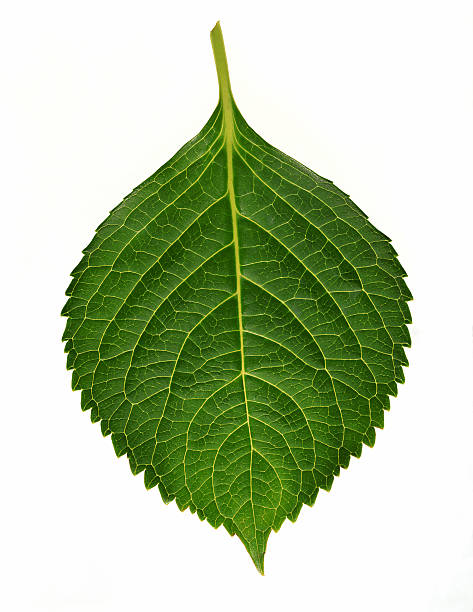
#> input picture leaf_images/leaf2.jpg, 473 x 612 px, found by its file name
$ python rm_bg.py
#> lines starting #> are read from the running program, lines starting #| are printed output that depends on the picture; after the words box and inside, x2 and y2 are one past the last pixel; in counts of white or black regions, pixels touching at a corner belong together
import os
import cv2
import numpy as np

test_image_path = "leaf2.jpg"

main_img = cv2.imread(test_image_path)
#> main_img is the input picture: shape (612, 473, 3); mean B, G, R 169.7, 201.2, 186
img = cv2.cvtColor(main_img, cv2.COLOR_BGR2RGB)

# Resizing the image
resized_image = cv2.resize(img, (1600, 1200))
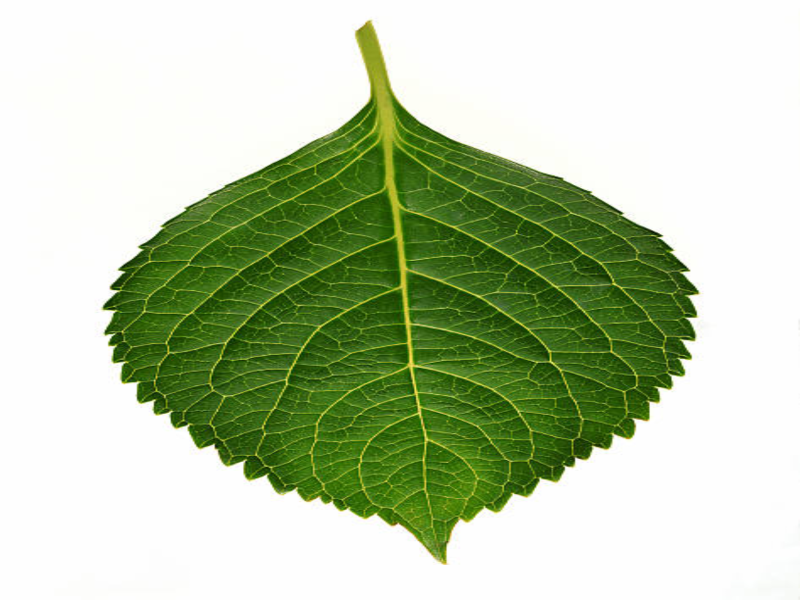
#> resized_image: shape (1200, 1600, 3) (shown at 1/2 size); mean R, G, B 186, 201.2, 169.6

# Convert to grayscale
gs = cv2.cvtColor(resized_image, cv2.COLOR_RGB2GRAY)
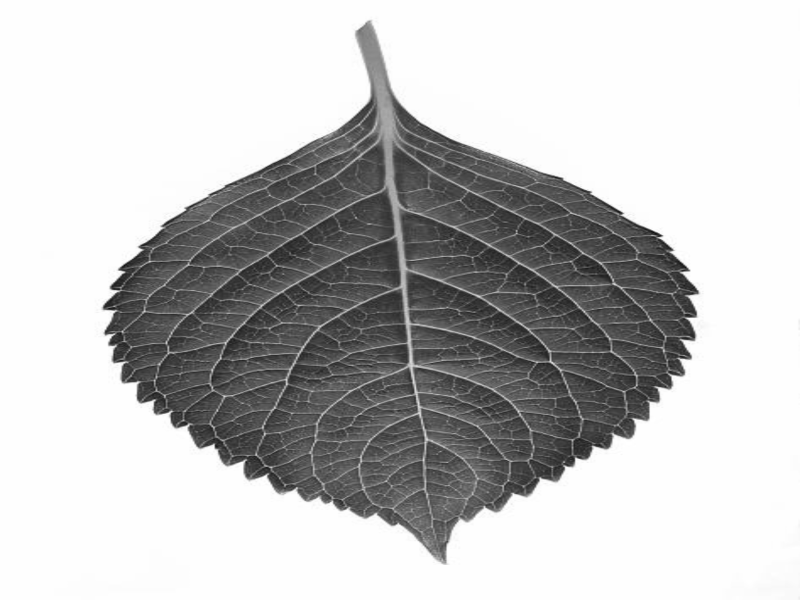
#> gs: shape (1200, 1600) (shown at 1/2 size); min 12, max 255, mean 193

# Smoothing the image using Gaussian filter
blur = cv2.GaussianBlur(gs, (55, 55), 0)
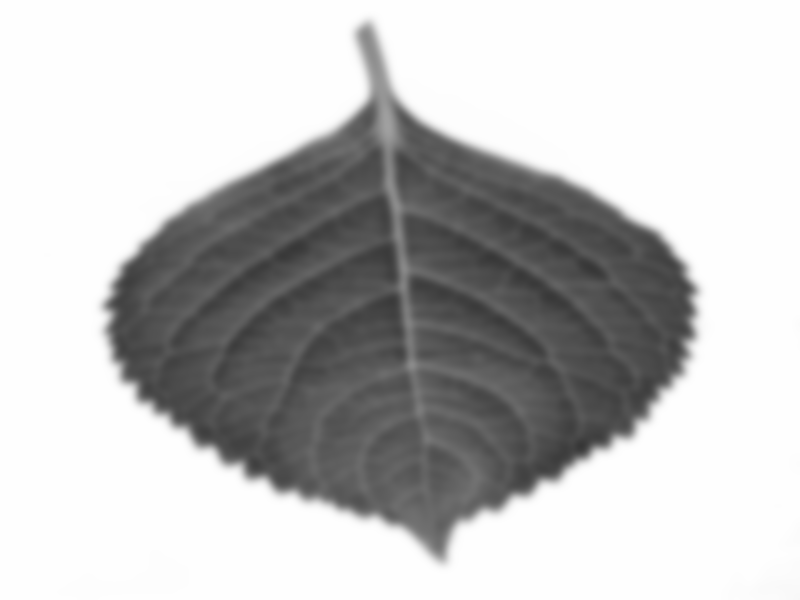
#> blur: shape (1200, 1600) (shown at 1/2 size); min 54, max 254, mean 193

# Adaptive thresholding
_, im_bw_otsu = cv2.threshold(blur, 0, 255, cv2.THRESH_BINARY_INV + cv2.THRESH_OTSU)
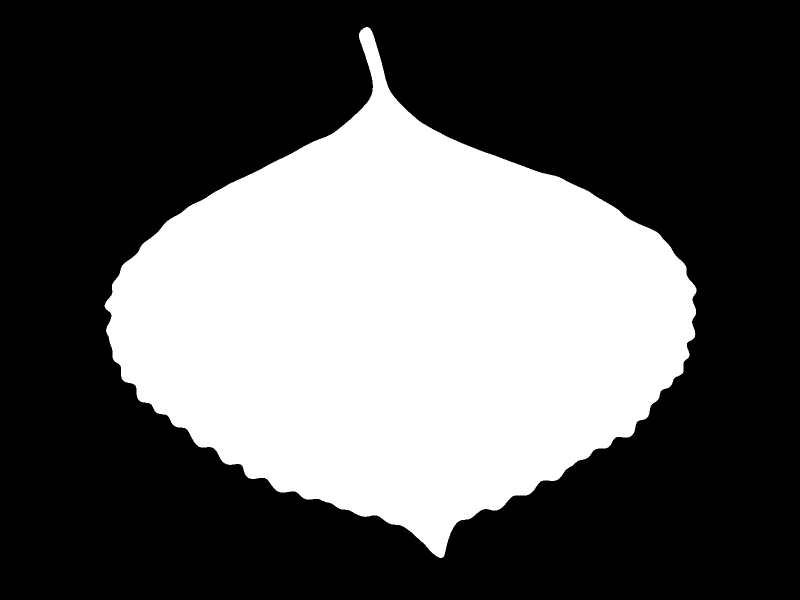
#> im_bw_otsu: shape (1200, 1600) (shown at 1/2 size); 35.8% white; 1 white region, box (x1, y1, x2, y2) and area: (209, 54, 1393, 1116) 686522

# Closing the holes using morphological Transformation
kernel = np.ones((50, 50), np.uint8)
# dilated = cv2.dilate(im_bw_otsu, kernel, iterations=1)
# eroded = cv2.erode(dilated, kernel, iterations=1)

closing = cv2.morphologyEx(im_bw_otsu, cv2.MORPH_CLOSE, kernel)
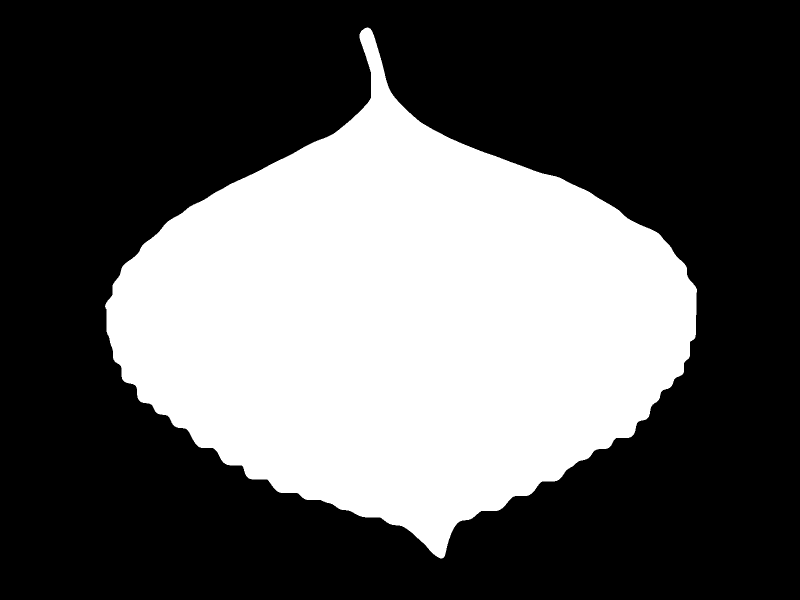
#> closing: shape (1200, 1600) (shown at 1/2 size); 35.8% white; 1 white region

# Finding contours
contours, _ = cv2.findContours(closing, cv2.RETR_TREE, cv2.CHAIN_APPROX_SIMPLE)
#> contours = 1 contour; box (x1, y1, x2, y2) and area: (210, 55, 1394, 1117) 685948

# Finding the largest contour (assuming it's the leaf contour)
cnt = max(contours, key=cv2.contourArea)
#> cnt = contour of 1611 points, box (x1, y1, x2, y2) (210, 55, 1394, 1117), area 685948

# Creating a mask image using the leaf contour
mask = np.zeros_like(resized_image)
cv2.drawContours(mask, [cnt], 0, (255, 255, 255), -1)
#> mask: shape (1200, 1600, 3); 35.8% white; 1 white region, box (x1, y1, x2, y2) and area: (210, 55, 1394, 1117) 687524

# Masking operation on the original image
maskedImg = cv2.bitwise_and(resized_image, mask)
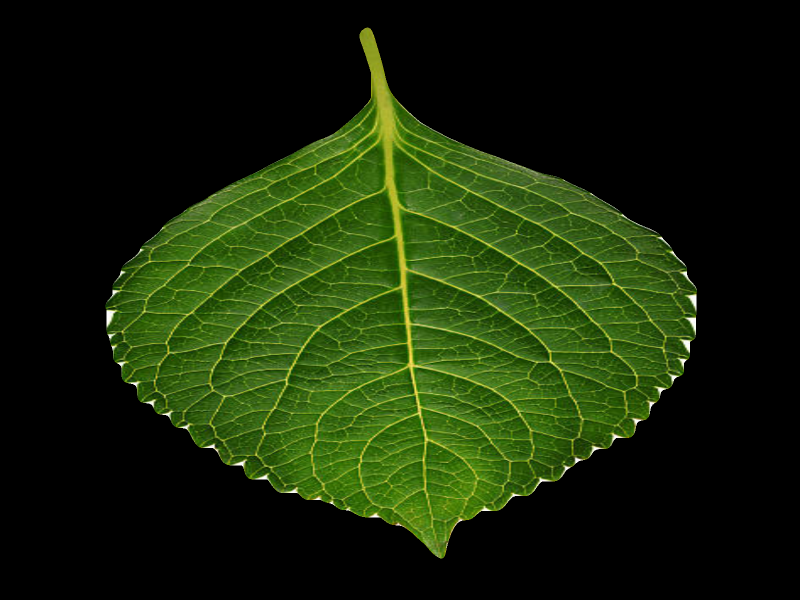
#> maskedImg: shape (1200, 1600, 3) (shown at 1/2 size); mean R, G, B 23.4, 38.5, 7.9

# Save the background-removed leaf image
os.makedirs("background", exist_ok=True)
img_path = "back_rm.jpg"
cv2.imwrite(f"background/{img_path}", maskedImg)

$ run again, with leaf_images/leaf3.jpg copied over leaf_images/leaf2.jpg
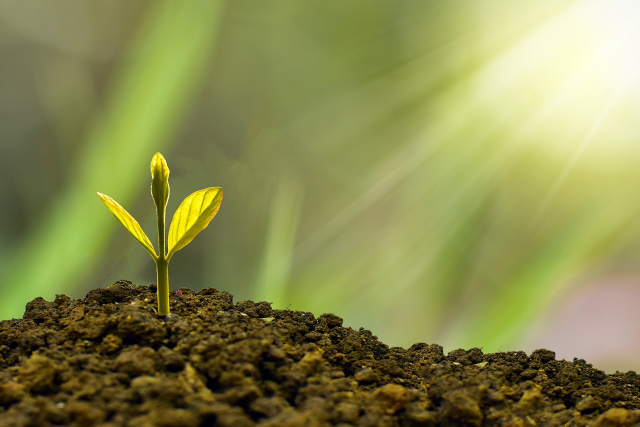
#> input picture leaf_images/leaf3.jpg, 1280 x 853 px, found by its file name (shown at 1/2 size)
#> main_img is the input picture: shape (853, 1280, 3); mean B, G, R 78.4, 137.5, 135.8
#> `_, im_bw_otsu = cv2.threshold(blur, 0, 255, cv2.THRESH_BINARY_INV + cv..`:
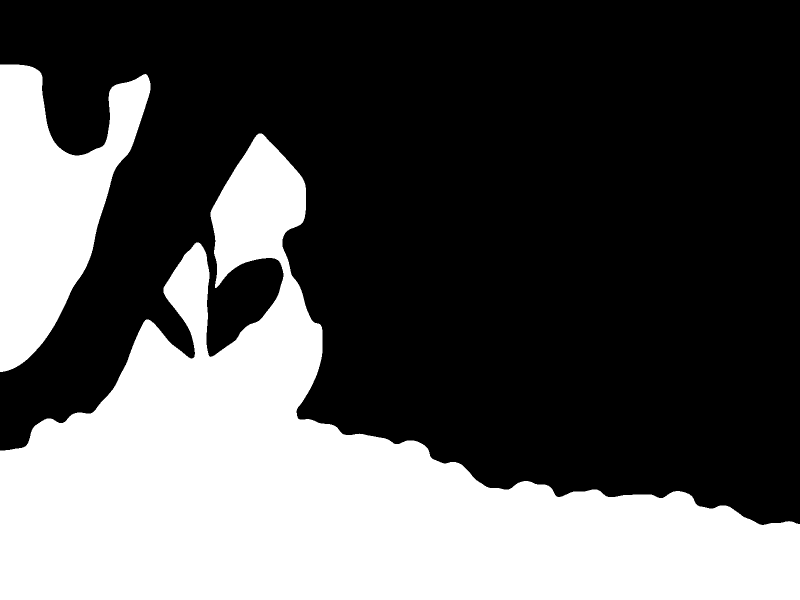
#> im_bw_otsu: shape (1200, 1600) (shown at 1/2 size); 35% white; 2 white regions, box (x1, y1, x2, y2) and area: (0, 267, 1600, 1200) 575196, (0, 129, 301, 744) 96309
#> closing: shape (1200, 1600); 35.5% white; 2 white regions
#> contours = 3 contours; box (x1, y1, x2, y2) and area: (0, 268, 1600, 1200) 598410, (0, 130, 302, 745) 96334, (416, 521, 562, 687) 17117
#> cnt = contour of 917 points, box (x1, y1, x2, y2) (0, 268, 1600, 1200), area 598410
#> mask: shape (1200, 1600, 3); 31.3% white; 1 white region, box (x1, y1, x2, y2) and area: (0, 268, 1600, 1200) 600660
#> `maskedImg = cv2.bitwise_and(resized_image, mask)`:
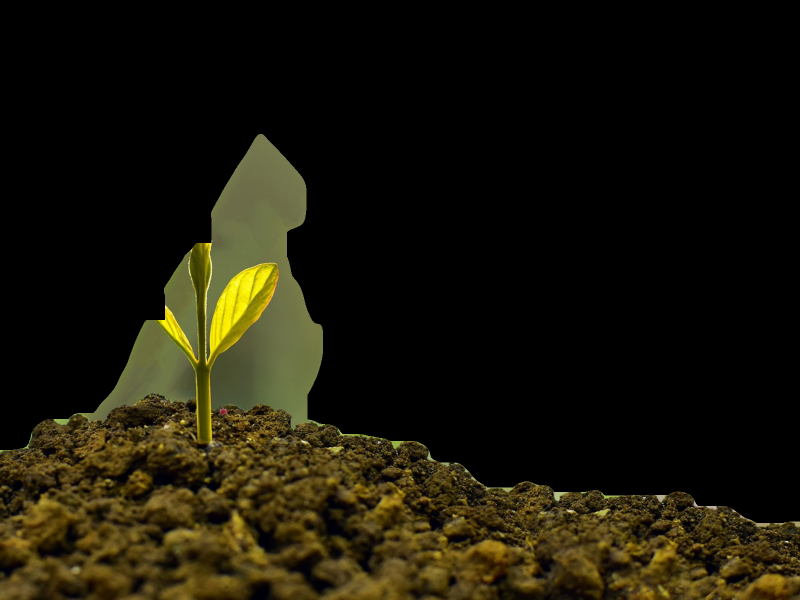
#> maskedImg: shape (1200, 1600, 3) (shown at 1/2 size); mean R, G, B 25.5, 22.1, 8.4
